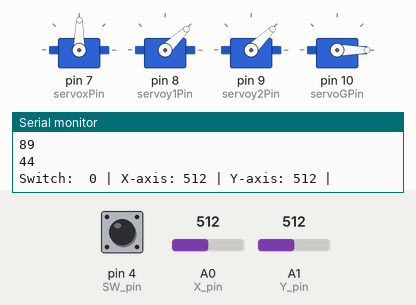
Simulated run of this sketch. Board: Arduino Uno, built with avr-gcc and run on an emulated ATmega328P. Shown: 4 × servo, the last lines printed to the serial monitor. The test bench sets the inputs (shaded band); at power-on: A0 (X_pin) = 512, A1 (Y_pin) = 512, pin 4 (SW_pin) LOW.

Above: at 1.2 s.
1.3 s: A0 (X_pin) set to 716
At 2.5 s:
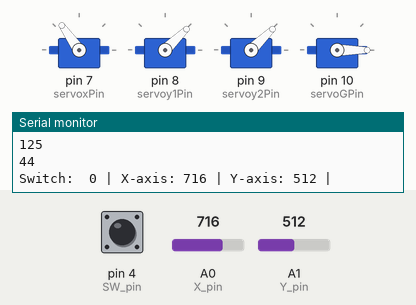
2.9 s: A1 (Y_pin) set to 716
At 4.2 s:
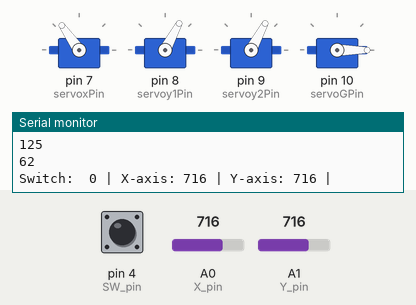
4.5 s: pin 4 (SW_pin) pulled HIGH for 1 s
At 5.1 s:
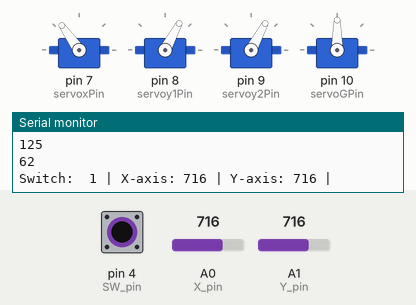
7.1 s: A0 (X_pin) set to 900
At 8.2 s:
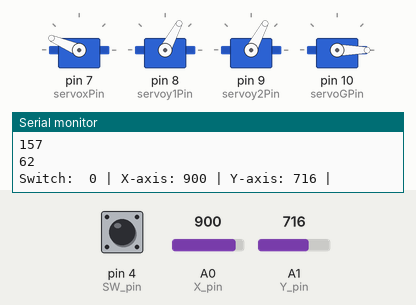
8.7 s: A1 (Y_pin) set to 511
At 10.0 s:
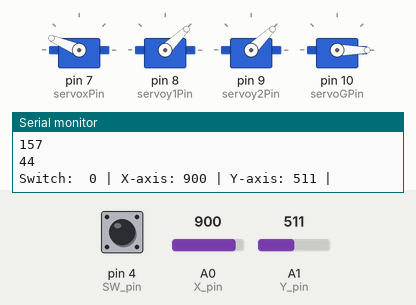
10.4 s: pin 4 (SW_pin) pulled HIGH for 0.15 s
At 10.62 s:
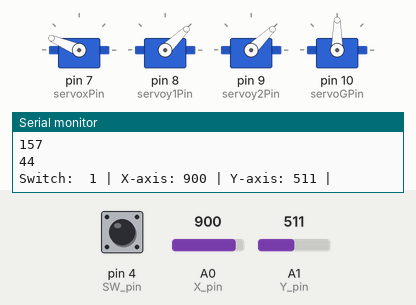
Timing chart, 0 to 13.2 s (numbered marks = the images above; inputs shaded):
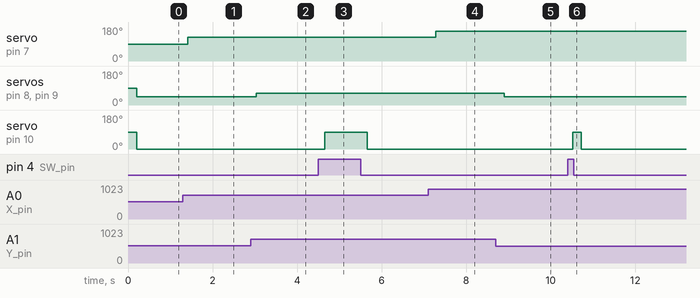

The sketch:

Bionic_Arm_copy_20250218113450.ino
```cpp
/*
  File: Bionic_Arm.ccp
  Author: Sami Fadhili
  Date: 2025-02-18
  Description: this program takes the inputs of a joystick and a button in order to move and control a robotic arm.
*/

#include <Servo.h>

const int SW_pin = 4; // digital pin connected to switch output
const int X_pin = 0; // analog pin connected to X output
const int Y_pin = 1; // analog pin connected to Y output

const int servoxPin = 7;
const int servoy1Pin = 8;
const int servoy2Pin = 9;
const int servoGPin = 10;

int button = 0;

// adding all servomoters
Servo myservox;
Servo myservoy1;
Servo myservoy2;
Servo myservoG;


void setup() {
  pinMode(SW_pin, INPUT); // sets SW_pin as a input

  Serial.begin(9600);

  myservox.attach(servoxPin); // attaches myservox to servoxPin
  myservoy1.attach(servoy1Pin); // attaches myservoy1Pin to servoy1Pin
  myservoy2.attach(servoy2Pin);
  myservoG.attach(servoGPin);
}

void loop() {

  Serial.print("Switch:  ");
  Serial.print(digitalRead(SW_pin));
  Serial.print(" | ");
  Serial.print("X-axis: ");
  Serial.print(analogRead(X_pin));
  Serial.print(" | ");
  Serial.print("Y-axis: ");
  Serial.print(analogRead(Y_pin));
  Serial.println(" | ");
  delay(200);

  Serial.println(X_map());

  Serial.println(Y_map());


  myservox.write(X_map()); //  moves the servomoters acording to the X_map integer

  myservoy1.write(Y_map()); //  moves the servomoters acording to the Y_map integer

  myservoy2.write(Y_map()); //  moves the servomoters acording to the Y_map integer

/*
  if statment that turns myservoG 90 degrees when SW_pin is high
*/
  if (digitalRead(SW_pin) == HIGH) {

  myservoG.write(90);

} else {

  myservoG.write(0);

}
}

/*
  reads the joyticks x coardinates (X_pin) as a input and maps it to a integer
  Paramaters:
    reads: X_pin
    maps the value
    returns: maped integer
*/

int X_map() {
  return (map(analogRead(X_pin), 10, 1025, 0, 180));
}


/*
  reads the joyticks y coardinates (Y_pin) as a input and maps it to a integer
  Paramaters:
    reads: Y_pin
    maps the value
    returns: maped integer
*/

int Y_map() {
  return (map(analogRead(Y_pin), 10, 1025, 0, 90));
}
```

Measured:
- after the input at 1.3 s, servo on pin 7 (servoxPin): 89° → 125° after 0.12 s
- after the input at 2.9 s, servo on pin 8 (servoy1Pin), servo on pin 9 (servoy2Pin): 44° → 62° after 0.13 s
- after the input at 4.5 s, servo on pin 10 (servoGPin): 0° → 90° after 0.15 s, → 0° 1.0 s later
- after the input at 7.1 s, servo on pin 7 (servoxPin): 125° → 157° after 0.18 s
- after the input at 8.7 s, servo on pin 8 (servoy1Pin), servo on pin 9 (servoy2Pin): 62° → 44° after 0.20 s
- after the input at 10.4 s, servo on pin 10 (servoGPin): 0° → 90° after 0.12 s, → 0° 0.20 s later
